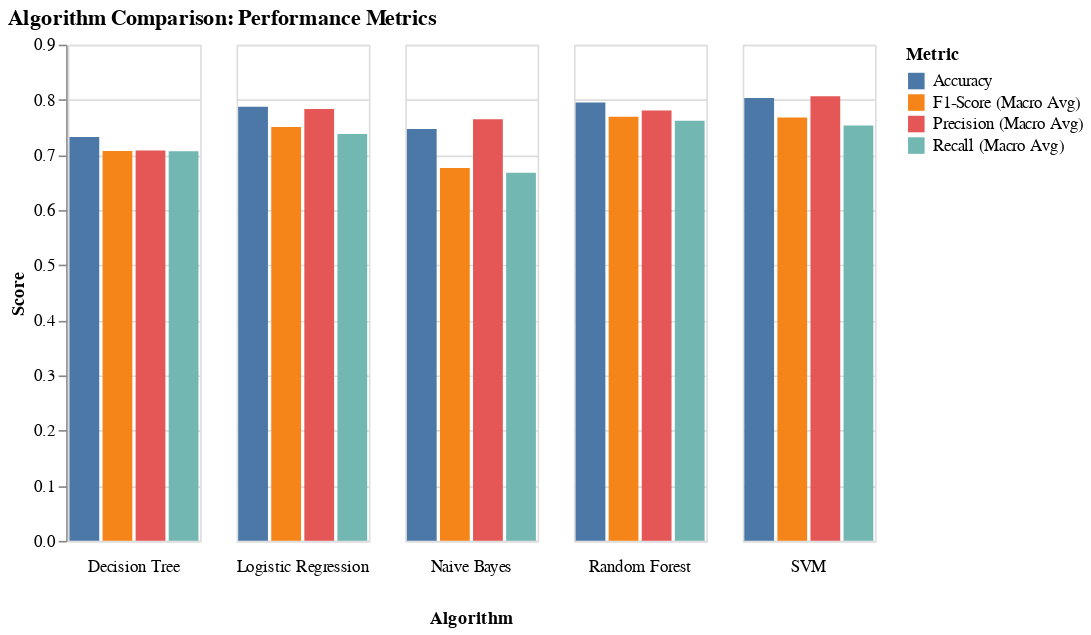

Notebook code for this chart:
### Code cell
# prompt: okey i need to print a comperison chart of different alogrithms

from sklearn.metrics import accuracy_score, precision_score, recall_score, f1_score
import pandas as pd
import altair as alt

# Calculate metrics for each model
metrics_nb = classification_report(y_test, y_pred_nb, output_dict=True)
metrics_lr = classification_report(y_test, y_pred_lr, output_dict=True)
metrics_svm = classification_report(y_test, y_pred_svm, output_dict=True)
metrics_dt = classification_report(y_test, y_pred_dt, output_dict=True)
metrics_rf = classification_report(y_test, y_pred_rf, output_dict=True)

# Extract relevant metrics (e.g., macro average)
metrics_data = {
    'Algorithm': ['Naive Bayes', 'Logistic Regression', 'SVM', 'Decision Tree', 'Random Forest'],
    'Accuracy': [
        metrics_nb['accuracy'],
        metrics_lr['accuracy'],
        metrics_svm['accuracy'],
        metrics_dt['accuracy'],
        metrics_rf['accuracy']
    ],
    'Precision (Macro Avg)': [
        metrics_nb['macro avg']['precision'],
        metrics_lr['macro avg']['precision'],
        metrics_svm['macro avg']['precision'],
        metrics_dt['macro avg']['precision'],
        metrics_rf['macro avg']['precision']
    ],
    'Recall (Macro Avg)': [
        metrics_nb['macro avg']['recall'],
        metrics_lr['macro avg']['recall'],
        metrics_svm['macro avg']['recall'],
        metrics_dt['macro avg']['recall'],
        metrics_rf['macro avg']['recall']
    ],
    'F1-Score (Macro Avg)': [
        metrics_nb['macro avg']['f1-score'],
        metrics_lr['macro avg']['f1-score'],
        metrics_svm['macro avg']['f1-score'],
        metrics_dt['macro avg']['f1-score'],
        metrics_rf['macro avg']['f1-score']
    ]
}

metrics_df = pd.DataFrame(metrics_data)

# Melt the DataFrame for Altair
metrics_melted = metrics_df.melt('Algorithm', var_name='Metric', value_name='Score')

# Create the bar chart for comparison
comparison_chart = alt.Chart(metrics_melted).mark_bar().encode(
    x=alt.X('Metric:N', axis=None),
    y=alt.Y('Score:Q', title='Score'),
    color='Metric:N',
    column=alt.Column('Algorithm:N', header=alt.Header(titleOrient="bottom", labelOrient="bottom")),
    tooltip=['Algorithm', 'Metric', 'Score']
).properties(
    title='Algorithm Comparison: Performance Metrics'
)

comparison_chart

### Figure 1 — Vega-Lite specification as saved in the notebook (floating-point values rounded to 4 significant figures)
{"config": {"view": {"continuousWidth": 300, "continuousHeight": 300}}, "data": {"name": "data-6a06b3074ac1e4f0b2ec80db973ae948"}, "mark": {"type": "bar"}, "encoding": {"color": {"field": "Metric", "type": "nominal"}, "column": {"field": "Algorithm", "header": {"labelOrient": "bottom", "titleOrient": "bottom"}, "type": "nominal"}, "tooltip": [{"field": "Algorithm", "type": "nominal"}, {"field": "Metric", "type": "nominal"}, {"field": "Score", "type": "quantitative"}], "x": {"axis": null, "field": "Metric", "type": "nominal"}, "y": {"field": "Score", "title": "Score", "type": "quantitative"}}, "title": "Algorithm Comparison: Performance Metrics", "$schema": "https://vega.github.io/schema/vega-lite/v5.20.1.json", "datasets": {"data-6a06b3074ac1e4f0b2ec80db973ae948": [{"Algorithm": "Naive Bayes", "Metric": "Accuracy", "Score": 0.7472}, {"Algorithm": "Logistic Regression", "Metric": "Accuracy", "Score": 0.7873}, {"Algorithm": "SVM", "Metric": "Accuracy", "Score": 0.8032}, {"Algorithm": "Decision Tree", "Metric": "Accuracy", "Score": 0.7327}, {"Algorithm": "Random Forest", "Metric": "Accuracy", "Score": 0.7949}, {"Algorithm": "Naive Bayes", "Metric": "Precision (Macro Avg)", "Score": 0.7649}, {"Algorithm": "Logistic Regression", "Metric": "Precision (Macro Avg)", "Score": 0.7832}, {"Algorithm": "SVM", "Metric": "Precision (Macro Avg)", "Score": 0.8063}, {"Algorithm": "Decision Tree", "Metric": "Precision (Macro Avg)", "Score": 0.7081}, {"Algorithm": "Random Forest", "Metric": "Precision (Macro Avg)", "Score": 0.7804}, {"Algorithm": "Naive Bayes", "Metric": "Recall (Macro Avg)", "Score": 0.6677}, {"Algorithm": "Logistic Regression", "Metric": "Recall (Macro Avg)", "Score": 0.7379}, {"Algorithm": "SVM", "Metric": "Recall (Macro Avg)", "Score": 0.7533}, {"Algorithm": "Decision Tree", "Metric": "Recall (Macro Avg)", "Score": 0.7065}, {"Algorithm": "Random Forest", "Metric": "Recall (Macro Avg)", "Score": 0.7621}, {"Algorithm": "Naive Bayes", "Metric": "F1-Score (Macro Avg)", "Score": 0.6763}, {"Algorithm": "Logistic Regression", "Metric": "F1-Score (Macro Avg)", "Score": 0.7505}, {"Algorithm": "SVM", "Metric": "F1-Score (Macro Avg)", "Score": 0.7678}, {"Algorithm": "Decision Tree", "Metric": "F1-Score (Macro Avg)", "Score": 0.7073}, {"Algorithm": "Random Forest", "Metric": "F1-Score (Macro Avg)", "Score": 0.7692}]}}
